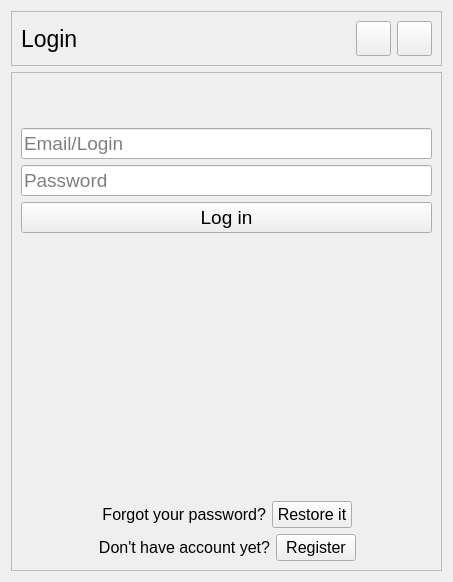
<?xml version="1.0" encoding="UTF-8"?>
<ui version="4.0">
 <class>Form</class>
 <widget class="QWidget" name="Form">
  <property name="geometry">
   <rect>
    <x>0</x>
    <y>0</y>
    <width>453</width>
    <height>582</height>
   </rect>
  </property>
  <property name="maximumSize">
   <size>
    <width>453</width>
    <height>582</height>
   </size>
  </property>
  <property name="windowTitle">
   <string>Form</string>
  </property>
  <property name="styleSheet">
   <string notr="true">* {
	background: transparent;
}

QWidget &gt; .QFrame {
	background-color: #58A4B0;
	border-radius: 26%;
	border-bottom: 4px solid #427c85;
	border-right: 4px solid #427c85;
}

QLineEdit {
	background-color: #1E3888;
	color: #FCD29F;
	border-radius: 7px;
	border-bottom: 2px solid #3B6E9C;
	padding-left: 5px;
	margin-top: 1px;
	margin-left: 5px;
	margin-right: 5px;
}

#loginButton {
	background-color: #3B0D11;
	color: #FFFAFF;
	border-radius: 7px;
	padding-top: 5px;
	padding-bottom: 5px;
	margin-top: 5px;
}

#registerButton, #restoreButton {
	color: #3B0D11;
	padding: 0px;
}

#registerButton::hover, #restoreButton::hover {
	color: blue;
	padding-left: 2%;
}

#loginButton:pressed {background-color: #21070a}
#appTitle {margin-left: 10%}
#appTitle, #text1, #text2 {color: #FFFAFF}
#errDisplay {
	color: red;
	margin: 0px;
	margin-top: 50%;
	padding: 0px;
	padding-left: 8px;
}

</string>
  </property>
  <layout class="QVBoxLayout" name="verticalLayout">
   <item>
    <widget class="QFrame" name="controlPanel">
     <property name="sizePolicy">
      <sizepolicy hsizetype="Preferred" vsizetype="Maximum">
       <horstretch>0</horstretch>
       <verstretch>0</verstretch>
      </sizepolicy>
     </property>
     <property name="frameShape">
      <enum>QFrame::StyledPanel</enum>
     </property>
     <property name="frameShadow">
      <enum>QFrame::Raised</enum>
     </property>
     <layout class="QHBoxLayout" name="horizontalLayout">
      <item>
       <widget class="QLabel" name="appTitle">
        <property name="sizePolicy">
         <sizepolicy hsizetype="Expanding" vsizetype="Minimum">
          <horstretch>0</horstretch>
          <verstretch>0</verstretch>
         </sizepolicy>
        </property>
        <property name="minimumSize">
         <size>
          <width>0</width>
          <height>0</height>
         </size>
        </property>
        <property name="maximumSize">
         <size>
          <width>16777215</width>
          <height>35</height>
         </size>
        </property>
        <property name="font">
         <font>
          <pointsize>17</pointsize>
         </font>
        </property>
        <property name="text">
         <string>Login</string>
        </property>
       </widget>
      </item>
      <item>
       <spacer name="spacer">
        <property name="orientation">
         <enum>Qt::Horizontal</enum>
        </property>
        <property name="sizeHint" stdset="0">
         <size>
          <width>40</width>
          <height>20</height>
         </size>
        </property>
       </spacer>
      </item>
      <item>
       <widget class="QPushButton" name="minimize">
        <property name="sizePolicy">
         <sizepolicy hsizetype="Minimum" vsizetype="Minimum">
          <horstretch>0</horstretch>
          <verstretch>0</verstretch>
         </sizepolicy>
        </property>
        <property name="minimumSize">
         <size>
          <width>35</width>
          <height>35</height>
         </size>
        </property>
        <property name="maximumSize">
         <size>
          <width>35</width>
          <height>35</height>
         </size>
        </property>
        <property name="text">
         <string/>
        </property>
        <property name="icon">
         <iconset>
          <normaloff>../icons/delete.png</normaloff>../icons/delete.png</iconset>
        </property>
        <property name="iconSize">
         <size>
          <width>35</width>
          <height>35</height>
         </size>
        </property>
       </widget>
      </item>
      <item>
       <widget class="QPushButton" name="exit">
        <property name="sizePolicy">
         <sizepolicy hsizetype="Minimum" vsizetype="Minimum">
          <horstretch>0</horstretch>
          <verstretch>0</verstretch>
         </sizepolicy>
        </property>
        <property name="minimumSize">
         <size>
          <width>35</width>
          <height>35</height>
         </size>
        </property>
        <property name="maximumSize">
         <size>
          <width>35</width>
          <height>35</height>
         </size>
        </property>
        <property name="text">
         <string/>
        </property>
        <property name="icon">
         <iconset>
          <normaloff>../icons/cross.png</normaloff>../icons/cross.png</iconset>
        </property>
        <property name="iconSize">
         <size>
          <width>35</width>
          <height>35</height>
         </size>
        </property>
       </widget>
      </item>
     </layout>
    </widget>
   </item>
   <item>
    <widget class="QFrame" name="container">
     <property name="frameShape">
      <enum>QFrame::StyledPanel</enum>
     </property>
     <property name="frameShadow">
      <enum>QFrame::Raised</enum>
     </property>
     <layout class="QVBoxLayout" name="verticalLayout_2">
      <item>
       <layout class="QHBoxLayout" name="logoLayout">
        <item>
         <spacer name="spacer_6">
          <property name="orientation">
           <enum>Qt::Horizontal</enum>
          </property>
          <property name="sizeType">
           <enum>QSizePolicy::Minimum</enum>
          </property>
          <property name="sizeHint" stdset="0">
           <size>
            <width>40</width>
            <height>20</height>
           </size>
          </property>
         </spacer>
        </item>
        <item>
         <widget class="QLabel" name="logo">
          <property name="sizePolicy">
           <sizepolicy hsizetype="Maximum" vsizetype="Maximum">
            <horstretch>0</horstretch>
            <verstretch>0</verstretch>
           </sizepolicy>
          </property>
          <property name="maximumSize">
           <size>
            <width>150</width>
            <height>150</height>
           </size>
          </property>
          <property name="text">
           <string/>
          </property>
          <property name="pixmap">
           <pixmap>../icons/authorizationLogo.png</pixmap>
          </property>
          <property name="scaledContents">
           <bool>true</bool>
          </property>
         </widget>
        </item>
        <item>
         <spacer name="spacer_7">
          <property name="orientation">
           <enum>Qt::Horizontal</enum>
          </property>
          <property name="sizeType">
           <enum>QSizePolicy::Minimum</enum>
          </property>
          <property name="sizeHint" stdset="0">
           <size>
            <width>40</width>
            <height>20</height>
           </size>
          </property>
         </spacer>
        </item>
       </layout>
      </item>
      <item>
       <widget class="QLabel" name="errDisplay">
        <property name="sizePolicy">
         <sizepolicy hsizetype="Preferred" vsizetype="Maximum">
          <horstretch>0</horstretch>
          <verstretch>0</verstretch>
         </sizepolicy>
        </property>
        <property name="maximumSize">
         <size>
          <width>16777215</width>
          <height>16777215</height>
         </size>
        </property>
        <property name="text">
         <string/>
        </property>
       </widget>
      </item>
      <item>
       <widget class="QLineEdit" name="loginField">
        <property name="sizePolicy">
         <sizepolicy hsizetype="Expanding" vsizetype="Maximum">
          <horstretch>0</horstretch>
          <verstretch>0</verstretch>
         </sizepolicy>
        </property>
        <property name="font">
         <font>
          <pointsize>14</pointsize>
         </font>
        </property>
        <property name="placeholderText">
         <string>Email/Login</string>
        </property>
       </widget>
      </item>
      <item>
       <widget class="QLineEdit" name="passwordField">
        <property name="sizePolicy">
         <sizepolicy hsizetype="Expanding" vsizetype="Maximum">
          <horstretch>0</horstretch>
          <verstretch>0</verstretch>
         </sizepolicy>
        </property>
        <property name="font">
         <font>
          <pointsize>14</pointsize>
         </font>
        </property>
        <property name="echoMode">
         <enum>QLineEdit::Password</enum>
        </property>
        <property name="placeholderText">
         <string>Password</string>
        </property>
       </widget>
      </item>
      <item>
       <widget class="QPushButton" name="loginButton">
        <property name="font">
         <font>
          <pointsize>14</pointsize>
         </font>
        </property>
        <property name="text">
         <string>Log in</string>
        </property>
       </widget>
      </item>
      <item>
       <spacer name="verticalSpacer">
        <property name="orientation">
         <enum>Qt::Vertical</enum>
        </property>
        <property name="sizeType">
         <enum>QSizePolicy::Expanding</enum>
        </property>
        <property name="sizeHint" stdset="0">
         <size>
          <width>20</width>
          <height>40</height>
         </size>
        </property>
       </spacer>
      </item>
      <item>
       <layout class="QHBoxLayout" name="restoreLayout">
        <item>
         <spacer name="spacer_3">
          <property name="orientation">
           <enum>Qt::Horizontal</enum>
          </property>
          <property name="sizeHint" stdset="0">
           <size>
            <width>40</width>
            <height>20</height>
           </size>
          </property>
         </spacer>
        </item>
        <item>
         <widget class="QLabel" name="text1">
          <property name="sizePolicy">
           <sizepolicy hsizetype="Preferred" vsizetype="Maximum">
            <horstretch>0</horstretch>
            <verstretch>0</verstretch>
           </sizepolicy>
          </property>
          <property name="font">
           <font>
            <pointsize>12</pointsize>
           </font>
          </property>
          <property name="text">
           <string>Forgot your password?</string>
          </property>
          <property name="alignment">
           <set>Qt::AlignBottom|Qt::AlignRight|Qt::AlignTrailing</set>
          </property>
         </widget>
        </item>
        <item>
         <widget class="QPushButton" name="restoreButton">
          <property name="sizePolicy">
           <sizepolicy hsizetype="Minimum" vsizetype="Minimum">
            <horstretch>0</horstretch>
            <verstretch>0</verstretch>
           </sizepolicy>
          </property>
          <property name="font">
           <font>
            <pointsize>12</pointsize>
           </font>
          </property>
          <property name="text">
           <string>Restore it</string>
          </property>
         </widget>
        </item>
        <item>
         <spacer name="spacer_2">
          <property name="orientation">
           <enum>Qt::Horizontal</enum>
          </property>
          <property name="sizeHint" stdset="0">
           <size>
            <width>40</width>
            <height>20</height>
           </size>
          </property>
         </spacer>
        </item>
       </layout>
      </item>
      <item>
       <layout class="QHBoxLayout" name="registerLayout">
        <item>
         <spacer name="spacer_4">
          <property name="orientation">
           <enum>Qt::Horizontal</enum>
          </property>
          <property name="sizeHint" stdset="0">
           <size>
            <width>40</width>
            <height>20</height>
           </size>
          </property>
         </spacer>
        </item>
        <item>
         <widget class="QLabel" name="text2">
          <property name="sizePolicy">
           <sizepolicy hsizetype="Maximum" vsizetype="Maximum">
            <horstretch>0</horstretch>
            <verstretch>0</verstretch>
           </sizepolicy>
          </property>
          <property name="font">
           <font>
            <pointsize>12</pointsize>
           </font>
          </property>
          <property name="text">
           <string>Don't have account yet?</string>
          </property>
          <property name="alignment">
           <set>Qt::AlignBottom|Qt::AlignRight|Qt::AlignTrailing</set>
          </property>
         </widget>
        </item>
        <item>
         <widget class="QPushButton" name="registerButton">
          <property name="sizePolicy">
           <sizepolicy hsizetype="Minimum" vsizetype="Minimum">
            <horstretch>0</horstretch>
            <verstretch>0</verstretch>
           </sizepolicy>
          </property>
          <property name="font">
           <font>
            <pointsize>12</pointsize>
           </font>
          </property>
          <property name="text">
           <string>Register</string>
          </property>
         </widget>
        </item>
        <item>
         <spacer name="spacer_5">
          <property name="orientation">
           <enum>Qt::Horizontal</enum>
          </property>
          <property name="sizeHint" stdset="0">
           <size>
            <width>40</width>
            <height>20</height>
           </size>
          </property>
         </spacer>
        </item>
       </layout>
      </item>
     </layout>
    </widget>
   </item>
  </layout>
 </widget>
 <resources/>
 <connections/>
</ui>
